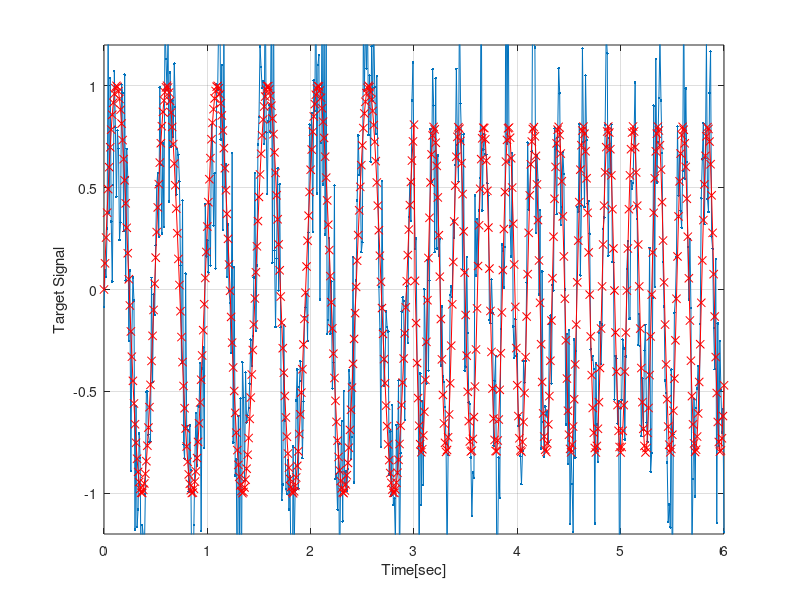

This figure's MATLAB source: (Note: this script raises an error after producing the figure.)
clear all; close all; clc;

%define signal
dt=0.01 %time step [s]
t1=0:dt:3; %first time vector [s]
t2=3+dt:dt:6; %second time vector [s]
t=[t1 t2]; %complete time vector [s]
y1=[sin(4.1*pi*t1) 0.8*sin(8.3*pi*t2)];
y=awgn(y1,5,'measured');
%plot signal
% plot(t,y,'.-')
plot(t,y,'.-',t,y1,'rx-')
xlabel('Time[sec]');
ylabel('Target Signal');
grid on
ylim([-1.2 1.2])

% - - - - - - - - - - - - - - - - - - - - - - - - - - - - - - - - - - - 
% - - - - - - - - - - - - - - - - - - - - - - - - - - - - - - - - - - - 

p=con2seq(y);
inputDelays=0;
learning_rate=0.1;
%define ADALINE
net = linearlayer(inputDelays,learning_rate);
[net,Y,E]=adapt(net,p,p);

%transform result vectors
Y=seq2con(Y);
Y=Y{1};
E=seq2con(E);
E=E{1};

% ----------- PLOTS ----------
figure;
subplot(211)
plot(t,y,'b',t,Y,'r--');
legend('Original','Prediction')
grid on
xlabel('Time[sec]');
ylabel('Target Signal');
subplot (212)
plot(t,E,'k');
grid on
legend('Prediction Error')
xlabel('Time[sec]');
ylabel('Error');